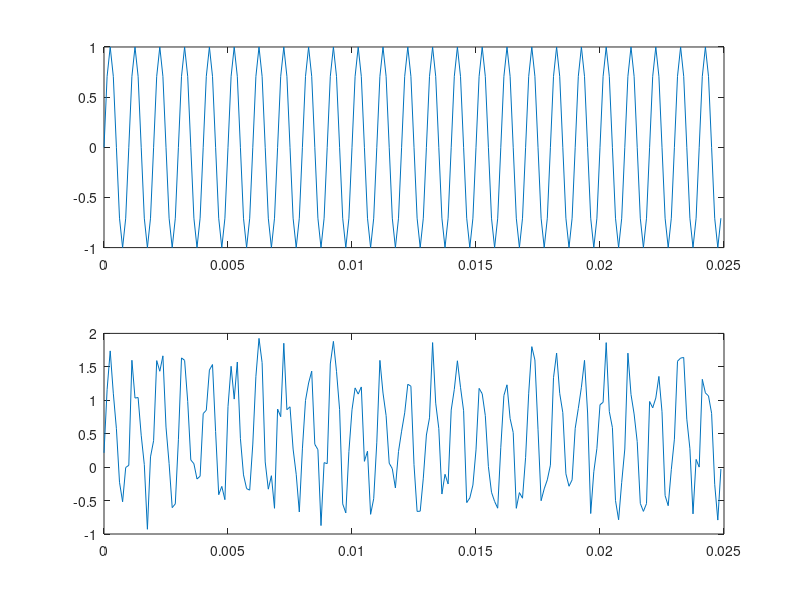
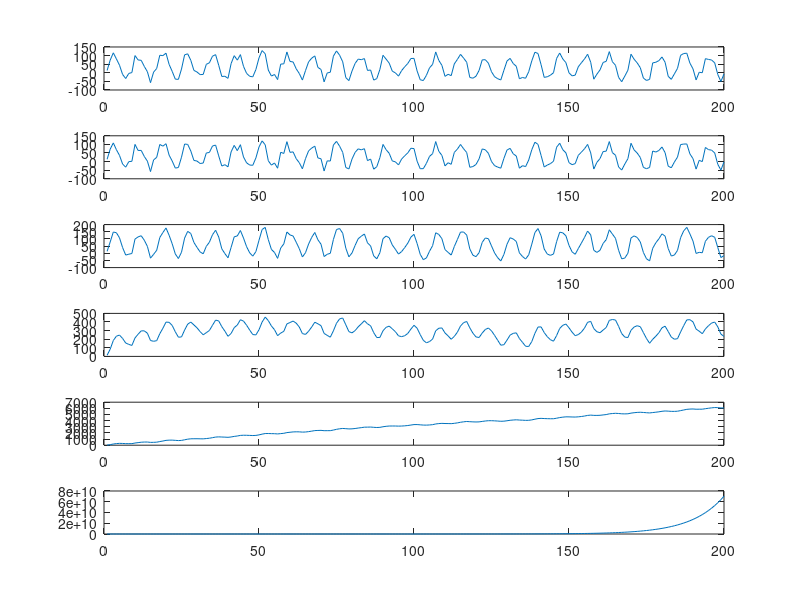

These figures' MATLAB source, in order:
r = 8000;
p = 1000;
b = 62.5;
n = 200;
a = 625;
c = 250;
d = 125;

fs = r;
t= 0:1/fs:(n-1)*1/fs; %0:dt:stoptime-d
input = sin(2*pi*p*t);

%In venster 1 de input waarden weergeven
figure(1);
subplot(2,1,1);
plot(t, input);

%Ruis toevoegen aan input
input = sin(2*pi*p*t)+rand(1,200);
subplot(2,1,2);
plot(t, input);

%In venster 2 de output van de iir filter weergeven
figure(2);
a= [1 -0.1];
output = filter(b,a,input);
subplot(6,1,1);
plot(output);

a= [1 -0];
output = filter(b,a,input);
subplot(6,1,2);
plot(output);

a= [1 -0.5];
output = filter(b,a,input);
subplot(6,1,3);
plot(output);

a= [1 -0.9];
output = filter(b,a,input);
subplot(6,1,4);
plot(output);

a= [1 -1];
output = filter(b,a,input);
subplot(6,1,5);
plot(output);

a= [1 -1.1];
output = filter(b,a,input);
subplot(6,1,6);
plot(output);